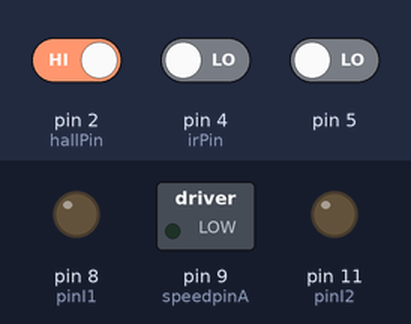
Simulated run of this sketch. Board: Arduino Uno, built with avr-gcc and run on an emulated ATmega328P. Parts: switched loads named in the sketch (green lamp = pin HIGH), output pins drawn as LEDs (lit = HIGH). The test bench sets the inputs (shaded band); at power-on: pin 2 (hallPin) HIGH, pin 5 LOW, pin 4 (irPin) LOW. What the sketch prints to the serial monitor is not drawn.

Above: at 0.1 s.
At 2.2 s:
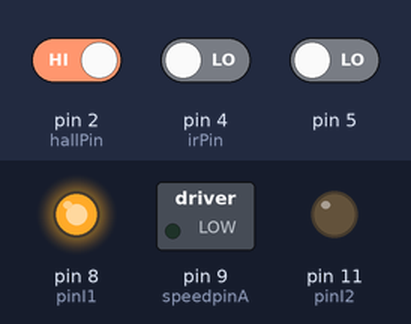
2.3 s: pin 2 (hallPin) driven LOW and pin 5 driven HIGH
At 6.9 s:
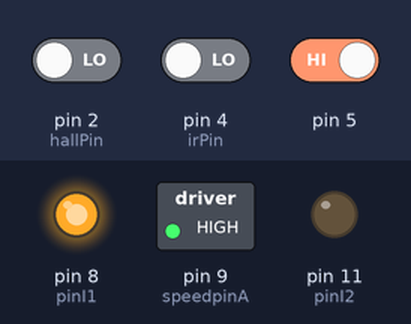
Timing chart, 0 to 22.0 s (numbered marks = the images above; inputs shaded):
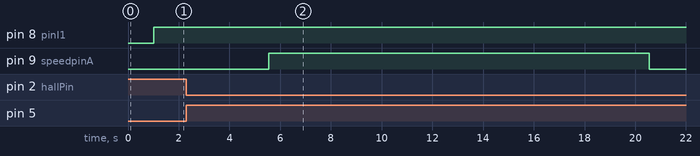

Measured:
- after the input at 2.3 s, pin 9 (speedpinA): LOW → HIGH after 3.3 s, → LOW 15.0 s later

The sketch:

Pipe_Robot.ino
```cpp
// Include library files
#include <Servo.h>
#include <IRSendRev.h>

// Digital pins [2-5,8,9,11]
// hall sensor pin/interruptPin
const int hallPin = 2;
// LED pin
const int ledPin = 3;
// D05 IR receiver
const int IR_Receiver=5;
// IR reflective nr.1
const int irPin = 4;
const int pinI1=8;     // motor 1 pin1
const int pinI2=11;    //motor 1 pin2
const int speedpinA=9; //EA(PWM)to control the motor_1 speed

// Variables
// array for ir receiver data
unsigned char dta[20];
// go command
bool goCmd = false;
// IR reflective sensor states
int irState = 1;
int irDetection = false;

bool detected = false;
int speed = 175;

void setup() {
  pinMode(pinI1,OUTPUT); //set to output
  pinMode(pinI2,OUTPUT);
  pinMode(speedpinA,OUTPUT);

  //bldcPower();
  // remote controller
  IR.Init(IR_Receiver);
  Serial.begin(9600);
  Serial.println("init over");
  // delay
  delay(1000);
  // hall sensor
  attachInterrupt(digitalPinToInterrupt(hallPin), hallInterrupt, CHANGE);
}

void loop() {

  if(IR.IsDta())
  {
    IR.Recv(dta);
    Serial.println(dta[8]);
    // on cmd
    if(dta[8] == 176)
    {
      goCmd = true;
    }
    // off cmd
    if(dta[8] == 248)
    {
      goCmd = false;
    }
  }
  if (detected)
  {
    delay(250);
    motorSpeed(0);
    detected = false;
    irDetection = true;
    speed = 255;
    delay(3000);
    digitalWrite(ledPin,LOW);
    motorSpeed(speed);
    delay(15000);
  }
  if(irDetection)
  {
    irState = digitalRead(irPin);
    if(irState)
    {
      irDetection = false;
      delay(200);
      goCmd = false;
    }

  }
  (goCmd) ? motorSpeed(speed) : motorSpeed(0);
}

void hallInterrupt() {
  if( digitalRead(hallPin) == LOW){
    digitalWrite(ledPin,HIGH);
    detected = true;
    detachInterrupt(digitalPinToInterrupt(hallPin));
  }
}

void motorSpeed(int val)
{
  analogWrite(speedpinA,val);
  digitalWrite(pinI1,HIGH);
  digitalWrite(pinI2,LOW);
  return;
}
```
